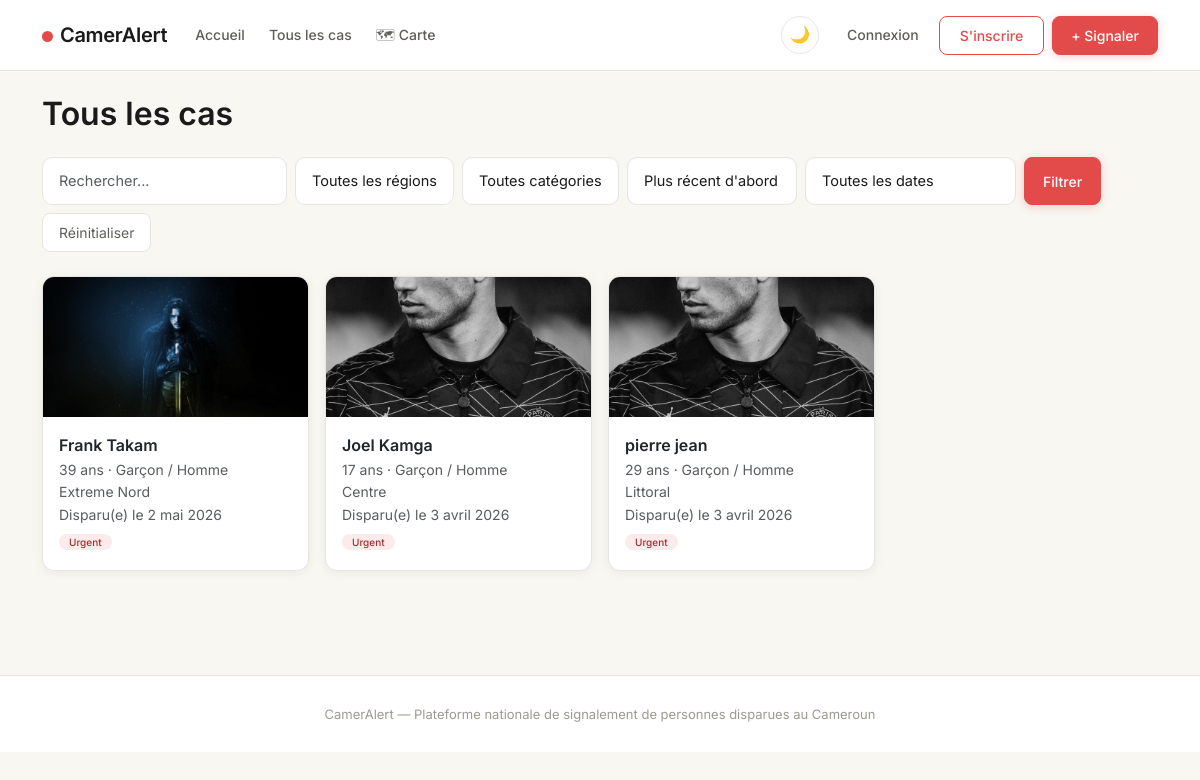
/cas/, run on the app's committed database.
### disparitions/models.py (models this page shows, shortened)
class PersonneDisparue(models.Model):
    STATUT_CHOICES = [
        ('en_attente', 'En attente de validation'),
        ('en_recherche', 'En recherche'),
        ('retrouvee', 'Retrouvée'),
        ('rejete', 'Rejeté'),
    ]
    SEXE_CHOICES = [
        ('fille_femme', 'Fille / Femme'),
        ('garcon_homme', 'Garçon / Homme'),
    ]
    CATEGORIE_CHOICES = [
        ('enfant', 'Enfant'),
        ('femme', 'Femme'),
        ('homme', 'Homme'),
        ('personne_agee', 'Personne âgée'),
    ]
    REGION_CHOICES = [
        ('Adamaoua', 'Adamaoua'),
        ('Centre', 'Centre'),
        ('Est', 'Est'),
        ('Extreme Nord', 'Extrême-Nord'),
        ('Littoral', 'Littoral'),
        ('Nord', 'Nord'),
        ('Nord Ouest', 'Nord-Ouest'),
        ('Ouest', 'Ouest'),
        ('Sud', 'Sud'),
        ('Sud Ouest', 'Sud-Ouest'),
    ]
    reference = models.CharField(max_length=20, unique=True, blank=True)
    nom = models.CharField(max_length=100)
    prenom = models.CharField(max_length=100)
    age = models.PositiveIntegerField()
    sexe = models.CharField(max_length=20, choices=SEXE_CHOICES)
    categorie = models.CharField(max_length=20, choices=CATEGORIE_CHOICES)
    taille = models.CharField(max_length=20, blank=True)
    teint = models.CharField(max_length=50, blank=True)
    signes_particuliers = models.TextField(blank=True)
    date_disparition = models.DateField()
    heure_disparition = models.TimeField(null=True, blank=True)
    region = models.CharField(max_length=100, choices=REGION_CHOICES)
    ville = models.CharField(max_length=100)
    vetements = models.CharField(max_length=255, blank=True)
    description = models.TextField()
    photo = models.ImageField(
        upload_to='disparitions/',
        null=True,
        blank=True
    )
    statut = models.CharField(
        max_length=20,
        choices=STATUT_CHOICES,
        default='en_attente'
    )
    declarant = models.ForeignKey(
        User,
        on_delete=models.SET_NULL,
        null=True,
        related_name='signalements'
    )
    date_creation = models.DateTimeField(auto_now_add=True)
    date_modification = models.DateTimeField(auto_now=True)
    class Meta:
        verbose_name = "Personne disparue"
        verbose_name_plural = "Personnes disparues"
        ordering = ['-date_creation']

### disparitions/views.py (the view)
# urls.py: path('cas/', views.liste_cas, name='liste_cas'),
def liste_cas(request):
    cas = PersonneDisparue.objects.filter(statut='en_recherche')
    recherche = request.GET.get('q')
    if recherche:
        cas = cas.filter(nom__icontains=recherche) | \
              cas.filter(prenom__icontains=recherche)
    region = request.GET.get('region')
    if region:
        cas = cas.filter(region=region)
    categorie = request.GET.get('categorie')
    if categorie:
        cas = cas.filter(categorie=categorie)
    from datetime import date, timedelta
    anciennete = request.GET.get('anciennete')
    if anciennete == 'moins_30':
        seuil = date.today() - timedelta(days=30)
        cas = cas.filter(date_disparition__gte=seuil)
    elif anciennete == 'plus_30':
        seuil = date.today() - timedelta(days=30)
        cas = cas.filter(date_disparition__lt=seuil)
    elif anciennete == 'plus_90':
        seuil = date.today() - timedelta(days=90)
        cas = cas.filter(date_disparition__lt=seuil)
    tri = request.GET.get('tri', 'recent')
    if tri == 'ancien':
        cas = cas.order_by('date_disparition')
    else:
        cas = cas.order_by('-date_disparition')
    paginator = Paginator(cas, 12)
    page_number = request.GET.get('page')
    page_obj = paginator.get_page(page_number)
    return render(request, 'disparitions/liste_cas.html', {
        'cas': page_obj,
        'recherche': recherche,
        'region': region,
        'categorie': categorie,
        'tri': tri,
        'anciennete': anciennete,
        'page_obj': page_obj,
    })

### templates/disparitions/liste_cas.html (shortened to what this page needs)
{% extends 'base.html' %}
{% block contenu %}
<div class="container py-4">
    <h2 class="fw-semibold mb-4">Tous les cas</h2>
    <form method="GET" class="d-flex gap-2 flex-wrap mb-4">
        <input type="text" name="q" value="{{ recherche|default:'' }}"
               class="form-control w-auto" placeholder="Rechercher...">
        <select name="region" class="form-select w-auto">
            <option value="">Toutes les régions</option>
        </select>
        <select name="categorie" class="form-select w-auto">
            <option value="">Toutes catégories</option>
        </select>
        <select name="tri" class="form-select w-auto">
            <option value="recent" {% if tri == 'recent' or not tri %}selected{% endif %}>Plus récent d'abord</option>
        </select>
        <select name="anciennete" class="form-select w-auto">
            <option value="">Toutes les dates</option>
        </select>
        <button class="btn btn-danger">Filtrer</button>
        <a href="{% url 'liste_cas' %}" class="btn btn-outline-secondary">
            Réinitialiser
        </a>
    </form>
    <div class="row g-3">
        {% for cas in cas %}
        <div class="col-md-3">
            <a href="{% url 'detail_cas' cas.pk %}" class="text-decoration-none">
                <div class="card card-disparu h-100 shadow-sm">
                    {% if cas.photo %}
                        <img src="{{ cas.photo.url }}" class="card-img-top"
                             style="height:140px; object-fit:cover;">
                    {% endif %}
                    <div class="card-body">
                        <div class="fw-semibold text-dark">
                            {{ cas.prenom }} {{ cas.nom }}
                        </div>
                        <div class="text-muted small">
                            {{ cas.age }} ans · {{ cas.get_sexe_display }}
                        </div>
                        <div class="text-muted small">{{ cas.region }}</div>
                        <div class="text-muted small">
                            Disparu(e) le {{ cas.date_disparition }}
                        </div>
                        <span class="badge badge-urgent mt-2" style="font-size:10px;">
                            Urgent
                        </span>
                    </div>
                </div>
            </a>
        </div>
        {% empty %}
            <p class="text-muted">Aucun cas ne correspond à votre recherche.</p>
        {% endfor %}
    </div>
</div>
{% endblock %}

### static/css/style.css (style rules this page uses)
:root { --rouge: #E24B4A; --rouge-clair: #FCEBEB; --rouge-fonce: #A32D2D; --rouge-tres-fonce: #501313; --ombre-douce: 0 2px 12px rgba(0,0,0,0.06); --ombre-hover: 0 8px 24px rgba(0,0,0,0.12); --rayon: 12px; --transition: all 0.25s ease; --bg-page: #f8f7f2; --bg-card: #ffffff; --bg-navbar: rgba(255,255,255,0.95); --bg-hero: linear-gradient(135deg, #fff5f5 0%, #fff0f0 40%, #fff8f0 100%); --bg-avatar: linear-gradient(135deg, #fff0f0, #ffe0e0); --texte-principal: #1a1a1a; --texte-secondaire: #5f5e5a; --texte-tertiaire: #9c9a92; --bord: #e5e5e3; --bord-hero: #f0d0d0; --bg-input: #ffffff; --bg-footer: #ffffff; --toggle-bg: #e5e5e3; --toggle-icon: '🌙'; }
* { box-sizing: border-box; }
body { font-family: 'Inter', -apple-system, BlinkMacSystemFont, 'Segoe UI', sans-serif; background-color: var(--bg-page); color: var(--texte-principal); line-height: 1.6; transition: background-color 0.3s ease, color 0.3s ease; }
.btn-danger { background: var(--rouge) !important; border-color: var(--rouge) !important; border-radius: 8px !important; font-weight: 500 !important; font-size: 14px !important; padding: 8px 18px !important; transition: var(--transition) !important; box-shadow: 0 2px 8px rgba(226,75,74,0.25); color: #fff !important; }
.btn-outline-secondary { border-radius: 8px !important; font-size: 14px !important; padding: 8px 16px !important; transition: var(--transition) !important; border-color: var(--bord) !important; color: var(--texte-secondaire) !important; background: var(--bg-card) !important; }
.card-disparu { background: var(--bg-card) !important; border: 1px solid var(--bord) !important; border-radius: var(--rayon) !important; overflow: hidden; transition: var(--transition) !important; box-shadow: var(--ombre-douce) !important; cursor: pointer; }
.card-disparu img { width: 100%; height: 100%; object-fit: cover; transition: transform 0.4s ease; }
.badge-urgent { background-color: var(--rouge-clair); color: var(--rouge-fonce); font-size: 11px; font-weight: 500; padding: 3px 10px; border-radius: 20px; display: inline-block; }
.card { background: var(--bg-card) !important; border: 1px solid var(--bord) !important; border-radius: var(--rayon) !important; box-shadow: var(--ombre-douce) !important; transition: background 0.3s ease !important; }
.form-control, .form-select, form input:not([type="checkbox"]):not([type="radio"]):not([type="submit"]):not([type="file"]), form select, form textarea { display: block; width: 100%; border-radius: 10px !important; border: 1.5px solid var(--bord) !important; padding: 12px 16px !important; font-size: 14.5px !important; background: var(--bg-input) !important; color: var(--texte-principal) !important; transition: var(--transition) !important; box-shadow: inset 0 1px 3px rgba(0,0,0,0.02) !important; }

### data on the page
PersonneDisparue: photo (picture), prenom "Frank", nom "Takam", age "39", sexe "Garçon / Homme", region "Extreme Nord", date_disparition "2 mai 2026"
PersonneDisparue: photo (picture), prenom "Joel", nom "Kamga", age "17", sexe "Garçon / Homme", region "Centre", date_disparition "3 avril 2026"
PersonneDisparue: photo (picture), prenom "pierre", nom "jean", age "29", sexe "Garçon / Homme", region "Littoral", date_disparition "3 avril 2026"
